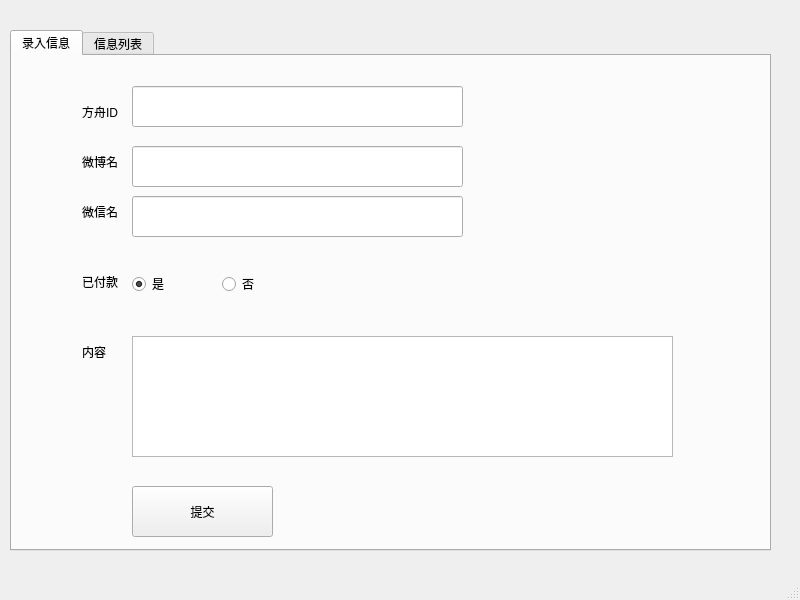
<?xml version="1.0" encoding="UTF-8"?>
<ui version="4.0">
 <class>MainWindow</class>
 <widget class="QMainWindow" name="MainWindow">
  <property name="geometry">
   <rect>
    <x>0</x>
    <y>0</y>
    <width>800</width>
    <height>600</height>
   </rect>
  </property>
  <property name="windowTitle">
   <string>方舟代肝记录工具</string>
  </property>
  <widget class="QWidget" name="centralwidget">
   <widget class="QTabWidget" name="tabWidget">
    <property name="geometry">
     <rect>
      <x>10</x>
      <y>30</y>
      <width>761</width>
      <height>521</height>
     </rect>
    </property>
    <property name="currentIndex">
     <number>0</number>
    </property>
    <widget class="QWidget" name="tab">
     <attribute name="title">
      <string>录入信息</string>
     </attribute>
     <widget class="QLineEdit" name="lineEdit">
      <property name="geometry">
       <rect>
        <x>120</x>
        <y>90</y>
        <width>331</width>
        <height>41</height>
       </rect>
      </property>
     </widget>
     <widget class="QLabel" name="label">
      <property name="geometry">
       <rect>
        <x>70</x>
        <y>100</y>
        <width>54</width>
        <height>12</height>
       </rect>
      </property>
      <property name="text">
       <string>微博名</string>
      </property>
     </widget>
     <widget class="QLabel" name="label_2">
      <property name="geometry">
       <rect>
        <x>70</x>
        <y>150</y>
        <width>54</width>
        <height>12</height>
       </rect>
      </property>
      <property name="text">
       <string>微信名</string>
      </property>
     </widget>
     <widget class="QLineEdit" name="lineEdit_2">
      <property name="geometry">
       <rect>
        <x>120</x>
        <y>140</y>
        <width>331</width>
        <height>41</height>
       </rect>
      </property>
     </widget>
     <widget class="QRadioButton" name="radioButton">
      <property name="geometry">
       <rect>
        <x>120</x>
        <y>220</y>
        <width>89</width>
        <height>16</height>
       </rect>
      </property>
      <property name="text">
       <string>是</string>
      </property>
      <property name="checked">
       <bool>true</bool>
      </property>
     </widget>
     <widget class="QLabel" name="label_3">
      <property name="geometry">
       <rect>
        <x>70</x>
        <y>220</y>
        <width>54</width>
        <height>12</height>
       </rect>
      </property>
      <property name="text">
       <string>已付款</string>
      </property>
     </widget>
     <widget class="QRadioButton" name="radioButton_2">
      <property name="geometry">
       <rect>
        <x>210</x>
        <y>220</y>
        <width>89</width>
        <height>16</height>
       </rect>
      </property>
      <property name="text">
       <string>否</string>
      </property>
     </widget>
     <widget class="QLabel" name="label_4">
      <property name="geometry">
       <rect>
        <x>70</x>
        <y>290</y>
        <width>54</width>
        <height>12</height>
       </rect>
      </property>
      <property name="text">
       <string>内容</string>
      </property>
     </widget>
     <widget class="QTextEdit" name="textEdit">
      <property name="geometry">
       <rect>
        <x>120</x>
        <y>280</y>
        <width>541</width>
        <height>121</height>
       </rect>
      </property>
     </widget>
     <widget class="QPushButton" name="pushButton">
      <property name="geometry">
       <rect>
        <x>120</x>
        <y>430</y>
        <width>141</width>
        <height>51</height>
       </rect>
      </property>
      <property name="text">
       <string>提交</string>
      </property>
     </widget>
     <widget class="QLineEdit" name="lineEdit_4">
      <property name="geometry">
       <rect>
        <x>120</x>
        <y>30</y>
        <width>331</width>
        <height>41</height>
       </rect>
      </property>
     </widget>
     <widget class="QLabel" name="label_9">
      <property name="geometry">
       <rect>
        <x>70</x>
        <y>50</y>
        <width>54</width>
        <height>12</height>
       </rect>
      </property>
      <property name="text">
       <string>方舟ID</string>
      </property>
     </widget>
    </widget>
    <widget class="QWidget" name="widget">
     <attribute name="title">
      <string>信息列表</string>
     </attribute>
     <widget class="QTableWidget" name="tableWidget">
      <property name="geometry">
       <rect>
        <x>10</x>
        <y>0</y>
        <width>761</width>
        <height>501</height>
       </rect>
      </property>
      <row>
       <property name="text">
        <string>1</string>
       </property>
      </row>
      <row>
       <property name="text">
        <string>2</string>
       </property>
      </row>
      <row>
       <property name="text">
        <string>3</string>
       </property>
      </row>
      <row>
       <property name="text">
        <string>4</string>
       </property>
      </row>
      <row>
       <property name="text">
        <string>5</string>
       </property>
      </row>
      <row>
       <property name="text">
        <string>6</string>
       </property>
      </row>
      <row>
       <property name="text">
        <string>7</string>
       </property>
      </row>
      <row>
       <property name="text">
        <string>8</string>
       </property>
      </row>
      <row>
       <property name="text">
        <string>9</string>
       </property>
      </row>
      <row>
       <property name="text">
        <string>10</string>
       </property>
      </row>
      <column>
       <property name="text">
        <string>计数</string>
       </property>
      </column>
      <column>
       <property name="text">
        <string>方舟ID</string>
       </property>
      </column>
      <column>
       <property name="text">
        <string>微博名</string>
       </property>
      </column>
      <column>
       <property name="text">
        <string>微信名</string>
       </property>
      </column>
      <column>
       <property name="text">
        <string>已付款</string>
       </property>
      </column>
      <column>
       <property name="text">
        <string>内容</string>
       </property>
      </column>
      <item row="0" column="0">
       <property name="text">
        <string/>
       </property>
       <property name="textAlignment">
        <set>AlignCenter</set>
       </property>
      </item>
      <item row="1" column="2">
       <property name="text">
        <string/>
       </property>
      </item>
     </widget>
     <widget class="QPushButton" name="pushButton_2">
      <property name="geometry">
       <rect>
        <x>650</x>
        <y>290</y>
        <width>101</width>
        <height>41</height>
       </rect>
      </property>
      <property name="text">
       <string>刷新数据</string>
      </property>
     </widget>
     <widget class="QPushButton" name="pushButton_3">
      <property name="geometry">
       <rect>
        <x>40</x>
        <y>370</y>
        <width>75</width>
        <height>23</height>
       </rect>
      </property>
      <property name="text">
       <string>首页</string>
      </property>
     </widget>
     <widget class="QPushButton" name="pushButton_4">
      <property name="geometry">
       <rect>
        <x>130</x>
        <y>370</y>
        <width>75</width>
        <height>23</height>
       </rect>
      </property>
      <property name="text">
       <string>&lt;上一页</string>
      </property>
     </widget>
     <widget class="QPushButton" name="pushButton_5">
      <property name="geometry">
       <rect>
        <x>240</x>
        <y>370</y>
        <width>75</width>
        <height>23</height>
       </rect>
      </property>
      <property name="text">
       <string>下一页&gt;</string>
      </property>
     </widget>
     <widget class="QPushButton" name="pushButton_6">
      <property name="geometry">
       <rect>
        <x>330</x>
        <y>370</y>
        <width>75</width>
        <height>23</height>
       </rect>
      </property>
      <property name="text">
       <string>尾页</string>
      </property>
     </widget>
     <widget class="QLabel" name="label_5">
      <property name="geometry">
       <rect>
        <x>420</x>
        <y>372</y>
        <width>54</width>
        <height>20</height>
       </rect>
      </property>
      <property name="text">
       <string>共10页</string>
      </property>
     </widget>
     <widget class="QLabel" name="label_6">
      <property name="geometry">
       <rect>
        <x>470</x>
        <y>370</y>
        <width>51</width>
        <height>21</height>
       </rect>
      </property>
      <property name="text">
       <string>跳到</string>
      </property>
     </widget>
     <widget class="QLineEdit" name="lineEdit_3">
      <property name="geometry">
       <rect>
        <x>500</x>
        <y>370</y>
        <width>41</width>
        <height>20</height>
       </rect>
      </property>
     </widget>
     <widget class="QLabel" name="label_7">
      <property name="geometry">
       <rect>
        <x>550</x>
        <y>372</y>
        <width>54</width>
        <height>20</height>
       </rect>
      </property>
      <property name="text">
       <string>页</string>
      </property>
     </widget>
     <widget class="QPushButton" name="pushButton_7">
      <property name="geometry">
       <rect>
        <x>570</x>
        <y>370</y>
        <width>75</width>
        <height>23</height>
       </rect>
      </property>
      <property name="text">
       <string>确定</string>
      </property>
     </widget>
     <widget class="QLabel" name="label_8">
      <property name="geometry">
       <rect>
        <x>220</x>
        <y>372</y>
        <width>54</width>
        <height>20</height>
       </rect>
      </property>
      <property name="text">
       <string>4</string>
      </property>
     </widget>
     <widget class="QPushButton" name="pushButton_8">
      <property name="geometry">
       <rect>
        <x>650</x>
        <y>150</y>
        <width>91</width>
        <height>91</height>
       </rect>
      </property>
      <property name="text">
       <string>删除</string>
      </property>
     </widget>
    </widget>
   </widget>
  </widget>
  <widget class="QMenuBar" name="menubar">
   <property name="geometry">
    <rect>
     <x>0</x>
     <y>0</y>
     <width>800</width>
     <height>25</height>
    </rect>
   </property>
  </widget>
  <widget class="QStatusBar" name="statusbar"/>
 </widget>
 <resources/>
 <connections/>
</ui>
